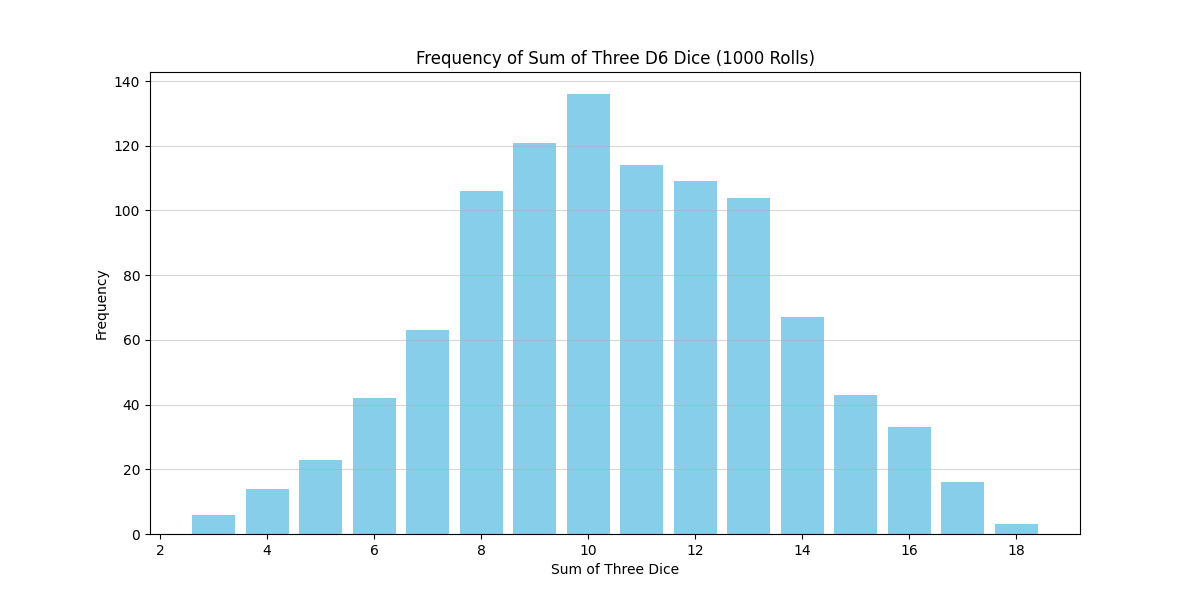

Write the Python code that produced this figure.
import matplotlib.pyplot as plt
import random

def roll_dice():
    return random.randint(1, 6) + random.randint(1, 6) + random.randint(1, 6)

num_rolls = 1000

results = [roll_dice() for _ in range(num_rolls)]

frequency = [results.count(i) for i in range(3, 19)]

plt.figure(figsize=(12, 6))
plt.bar(range(3, 19), frequency, color='skyblue')
plt.xlabel('Sum of Three Dice')
plt.ylabel('Frequency')
plt.title(f'Frequency of Sum of Three D6 Dice ({num_rolls} Rolls)')
plt.grid(axis='y', alpha=0.5)
plt.show()
